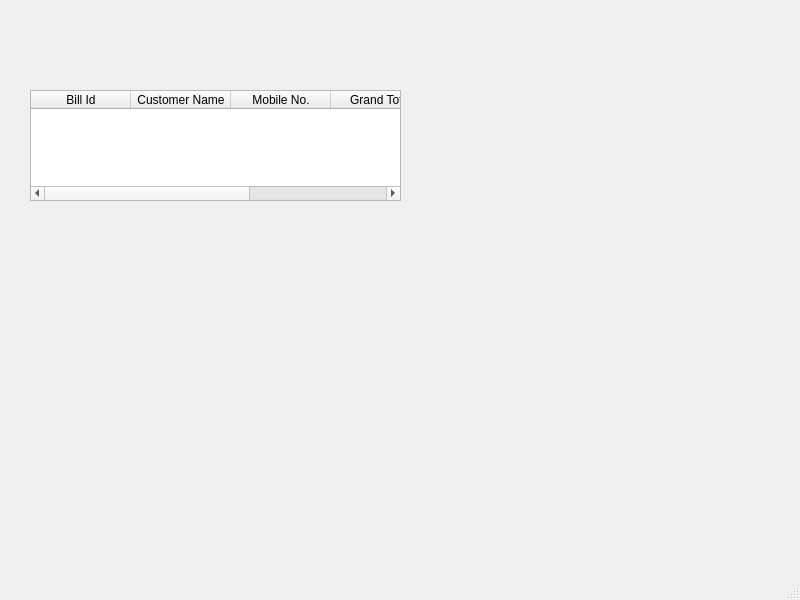
<?xml version="1.0" encoding="UTF-8"?>
<ui version="4.0">
 <class>BillHistory</class>
 <widget class="QMainWindow" name="BillHistory">
  <property name="geometry">
   <rect>
    <x>0</x>
    <y>0</y>
    <width>800</width>
    <height>600</height>
   </rect>
  </property>
  <property name="windowTitle">
   <string>MainWindow</string>
  </property>
  <widget class="QWidget" name="centralwidget">
   <widget class="QTableWidget" name="tableBillHistory">
    <property name="geometry">
     <rect>
      <x>30</x>
      <y>90</y>
      <width>371</width>
      <height>111</height>
     </rect>
    </property>
    <column>
     <property name="text">
      <string>Bill Id</string>
     </property>
    </column>
    <column>
     <property name="text">
      <string>Customer Name</string>
     </property>
    </column>
    <column>
     <property name="text">
      <string>Mobile No.</string>
     </property>
    </column>
    <column>
     <property name="text">
      <string>Grand Total</string>
     </property>
    </column>
    <column>
     <property name="text">
      <string>Date</string>
     </property>
    </column>
   </widget>
  </widget>
  <widget class="QMenuBar" name="menubar">
   <property name="geometry">
    <rect>
     <x>0</x>
     <y>0</y>
     <width>800</width>
     <height>17</height>
    </rect>
   </property>
  </widget>
  <widget class="QStatusBar" name="statusbar"/>
 </widget>
 <resources/>
 <connections/>
</ui>
